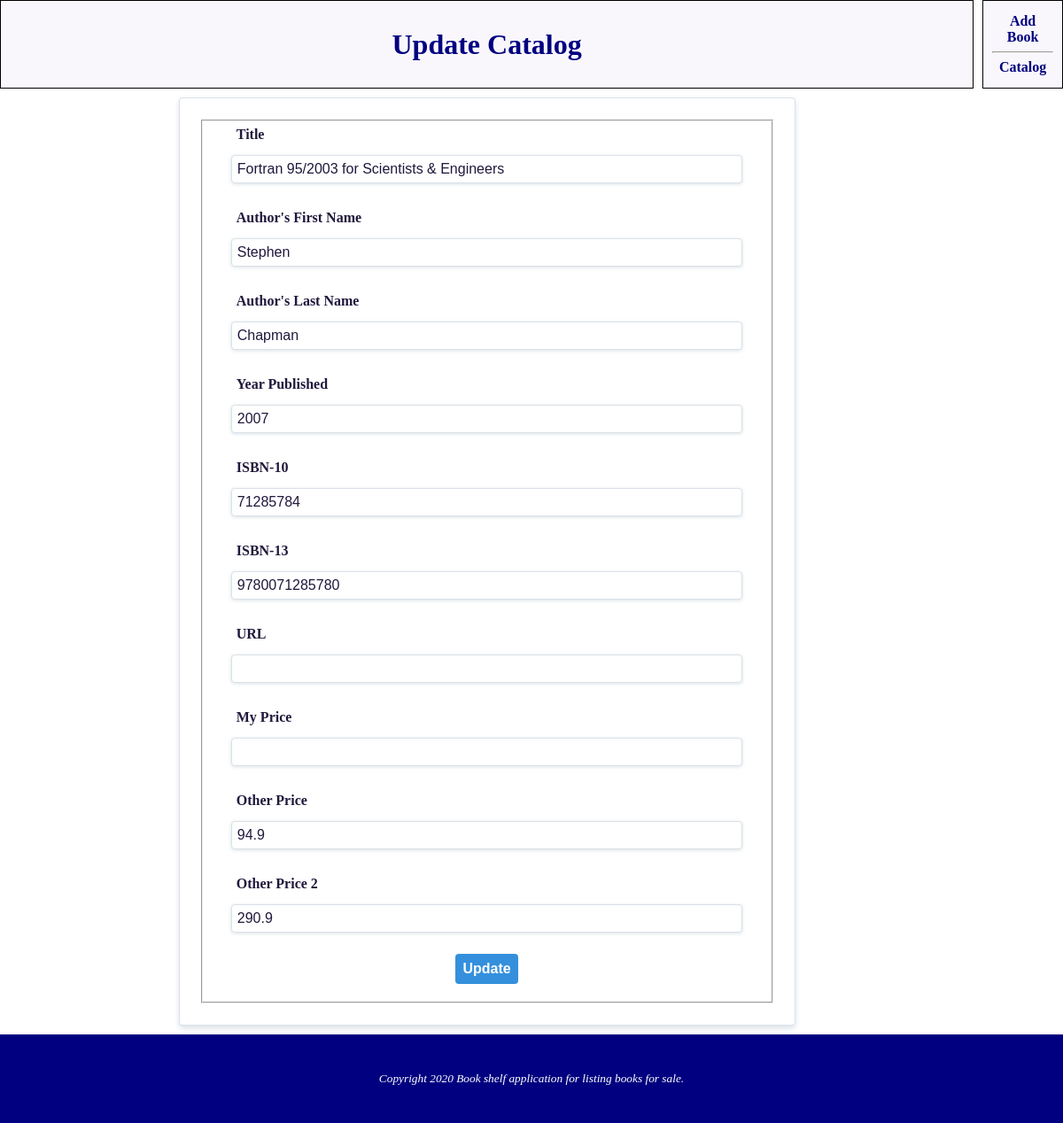
Page /update.php?id=7 on the committed database.
### tables this page shows
CREATE TABLE books (
    id INTEGER PRIMARY KEY AUTOINCREMENT NOT NULL,
    title VARCHAR NOT NULL,
    first_name VARCHAR NOT NULL,
    last_name VARCHAR NOT NULL,
    `year` INTEGER NOT NULL,
    isbn10 INTEGER,
    isbn13 INTEGER,
    `url` VARCHAR,
    my_price REAL,
    other_price REAL,
    other_price2 REAL
    );

### update.php (the view, shortened to what this page needs)
<?php
include "install.php";
$id = $_GET['id'];
$query = "SELECT rowid, * FROM books WHERE rowid=$id";
$result = $db->query($query);
$data = $result->fetchArray();
?>
<!DOCTYPE html>
<html>
    <head>
        <link rel="stylesheet" href="css/main.css">
    </head>
    <body>
    <div class="wrapper">
    <header class="headerGrid headerFlexParent header">
        <h1 class="h1">Update Catalog</h1>
    </header>
    <nav class="navGrid navFlexParent nav">
        <p><a class="a" href="index.php">add book</a></p> <hr> <p><a class="a" href="list.php">catalog</a></p>
    </nav>
    <main class="mainGrid mainFlexParent">
        <form action="" method="post" class="formGrid">
            <fieldset>
                <div class="pure-control-group">
                    <label for="title">Title</label>
                    <input type="text" id="title" name="title" value="<?php echo $data['title'];?>">
                </div>
                <div class="pure-control-group">
                    <label for="author-first">Author's First Name</label>
                    <input type="text" id="author-first" name="author-first" value="<?php echo $data['first_name'];?>">
                </div>
                <div class="pure-control-group">
                    <label for="author-last">Author's Last Name</label>
                    <input type="text" id="author-last" name="author-last" value="<?php echo $data['last_name'];?>">
                </div>
                <div class="pure-control-group">
                    <label for="year-published">Year Published</label>
                    <input type="number" id="year-published" name="year-published" min="1300" max="2100"
                        value="<?php echo $data['year'];?>">
                </div>
                <div class="pure-control-group">
                    <label for="isbn10">ISBN-10</label>
                    <input type="number" id="isbn10" name="isbn10" value="<?php echo $data['isbn10'];?>">
                </div>
                <div class="pure-control-group">
                    <label for="isbn13">ISBN-13</label>
                    <input type="number" id="isbn13" name="isbn13" value="<?php echo $data['isbn13'];?>">
                </div>
                <div class="pure-control-group">
                    <label for="url">URL</label>
                    <input type="url" id="url" name="url" value="<?php echo $data['url'];?>">
                </div>
                <div class="pure-control-group">
                    <label for="my-price">My Price</label>
                    <input type="number" id="my-price" name="my-price" value="<?php echo $data['my_price'];?>"
                    step="0.01" min=0>
                </div>
                <div class="pure-control-group">
                    <label for="other-price">Other Price</label>
                    <input type="number" id="other-price" name="other-price" value="<?php echo $data['other_price'];?>"
                    step="0.01" min=0>
                </div>
                <div class="pure-control-group">
                    <label for="other-price2">Other Price 2</label>
                    <input type="number" id="other-price2" name="other-price2" value="<?php echo $data['other_price2'];?>"
                    step="0.01" min=0 >
                </div>
                <div class="pure-controls">
                    <button type="submit" name="update" class="pure-button pute-button-primary">Update</button>
                </div>
            </fieldset>
        </form>
        </main>
        <footer class="footerGrid footerFlexParent footer">
            <p>Copyright 2020 Book shelf application for listing books for sale.</p>
        </footer>
        </div>
    </body>
</html>

### css/main.css (style rules this page uses)
* { margin: 0; padding: 0; box-sizing: border-box; }
body { color: #000; font-family: "Nunito Semibold"; text-align: center; }
.wrapper { display: grid; grid-template-columns: repeat(12, 1fr); grid-auto-rows: minmax(100px, auto); grid-gap: 10px; }
.wrapper .headerGrid { grid-column: 1/12; grid-row: 1/2; }
.wrapper .navGrid { grid-column: 12/13; grid-row: 1/2; }
.wrapper .mainGrid { grid-column: 1/13; grid-row: 2/8; }
.wrapper .footerGrid { grid-column: 1/13; grid-row: 8/9; }
.headerFlexParent { display: grid; justify-content: center; align-items: center; }
.navFlexParent { display: grid; justify-content: center; align-items: center; }
.footerFlexParent { display: grid; justify-content: center; align-items: center; }
.header { background-color: #f9f7fc; font-weight: bold; text-align: center; padding: 10px; border: 1px solid black; }
.h1 { color: navy; font-family: verdana; }
.mainGrid { display: grid; grid-template-columns: repeat(12, 1fr); grid-auto-rows: minmax(100px, auto); grid-gap: 10px; }
.formGrid { grid-column: 3/10; }
form { padding: 24px; background-color: #fff; border-radius: 4px; border: 1px solid #dae1e7; box-shadow: 0 3px 6px 0px #dae1e7; }
fieldset { height: 100%; }
fieldset div { display: flex; flex-direction: column; }
fieldset div label { font-weight: bold; color: #21183c; margin-bottom: 8px; padding: 6px; text-align: left; width: 90%; align-self: center; }
fieldset div input { color: #21183c; margin-bottom: 24px; padding: 6px; border-radius: 4px; border: 1px solid #dae1e7; box-shadow: 0 1px 4px #dae1e7; font-size: 16px; width: 90%; align-self: center; }
fieldset div button { color: #fff; background-color: #3490dc; padding: 8px; border: none; border-radius: 4px; font-weight: bolder; font-size: 16px; align-self: center; margin-bottom: 20px; }
.nav { background-color: #f9f7fc; font-weight: bold; text-align: center; padding: 10px; border: 1px solid black; }
.a { color: navy; font-family: verdana; text-decoration: none; text-transform: capitalize; }
.footer { background-color: navy; color: white; font-family: verdana; font-size: smaller; font-style: italic; }

### rows in the picture
books: title "Fortran 95/2003 for Scientists & Engineers", author-first "Stephen", author-last "Chapman", year-published "2007", isbn10 "71285784", isbn13 "9780071285780", other-price "94.9", other-price2 "290.9"
